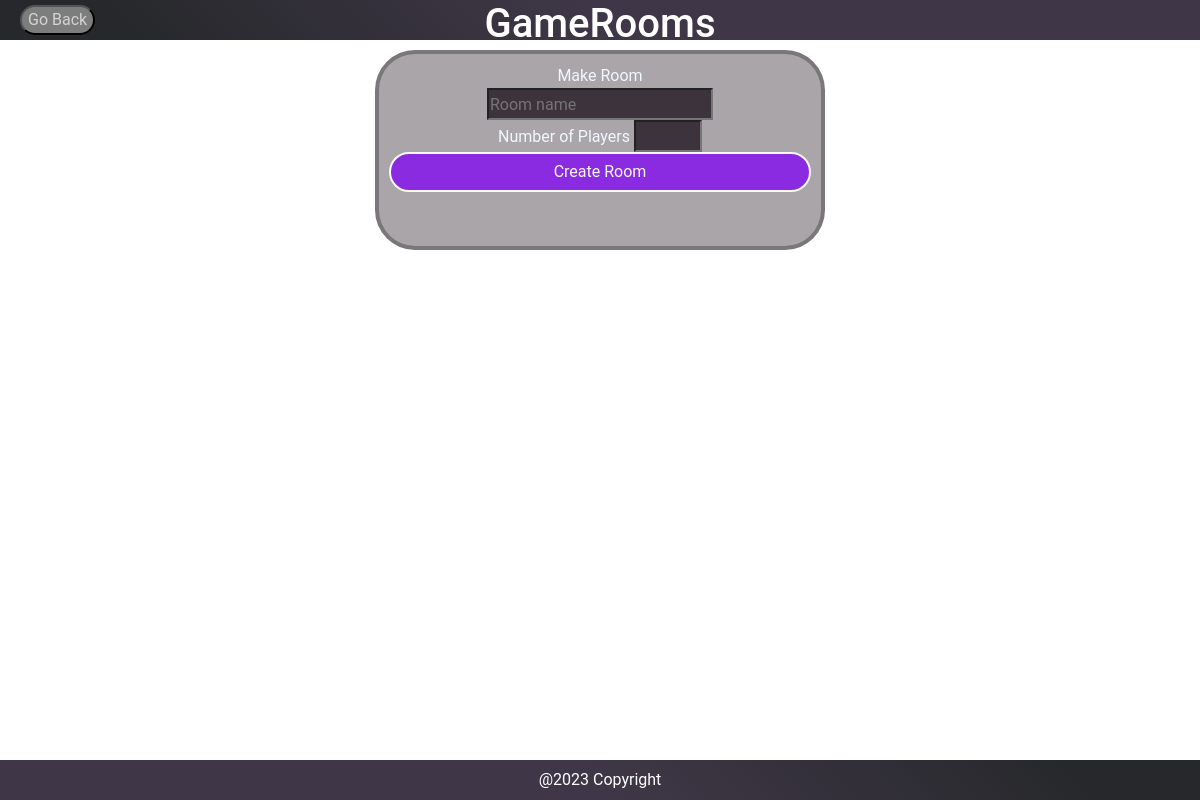
The app's page /rooms (signed in), older data.
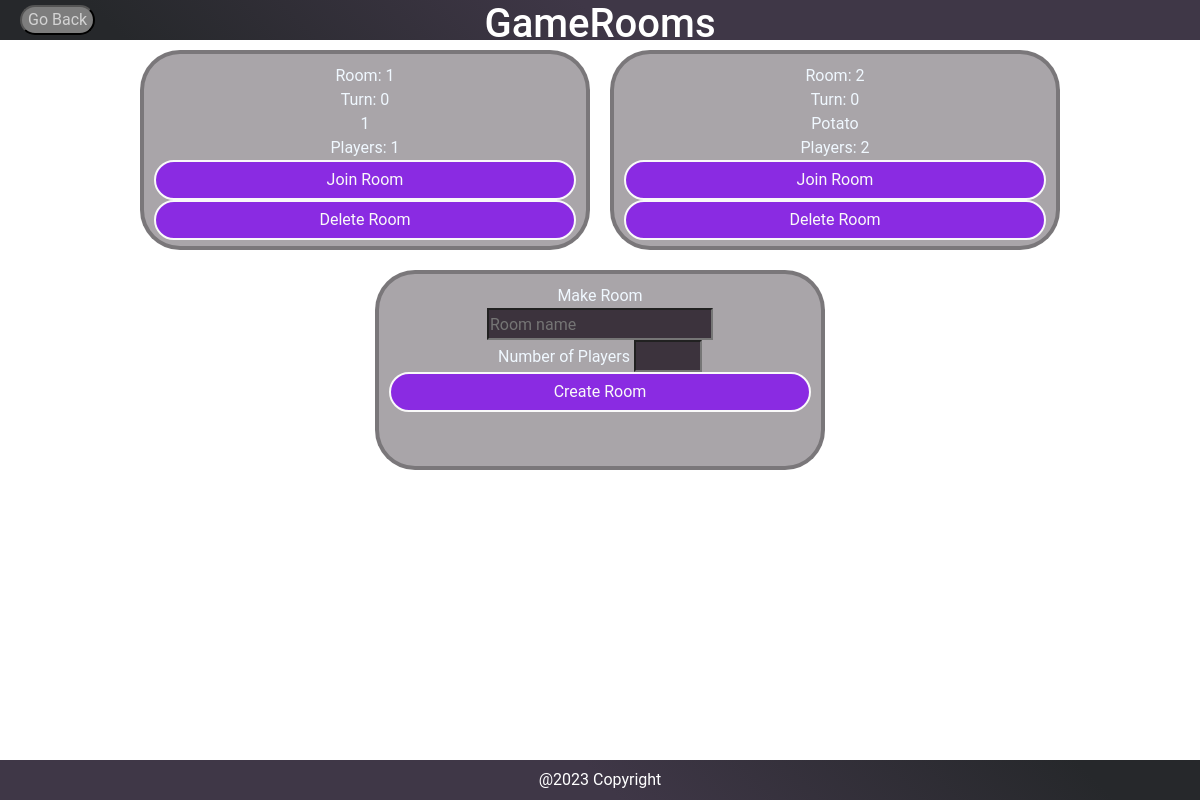
The same page, newer data.
### app/models.py (models this page shows, shortened)
class GameRoom(db.Model):
    username = db.Column(
        db.String(64), db.ForeignKey("user.username"), index=True
    )
    roomID = db.Column(db.Integer, unique=True, primary_key = True)
    roomName = db.Column(db.String(30))
    playerNumber = db.Column(db.Integer)
    turnNumber = db.Column(db.Integer)
    scenario = db.Column(db.String)

### app/routes.py (the view)
@app.route("/rooms", methods=['GET', 'POST'])
@login_required
def rooms():
    return handleRooms()

### app/controller.py (called while the page is built)
def handleRooms():
    user = User.query.filter_by(username=current_user.username).first_or_404()
    rooms = GameRoom.query.all()
    return render_template('rooms.html', user=user, rooms=rooms)

### app/models.py (called while the page is built)
    @login.user_loader
    def load_user(id):
        return User.query.get(int(id))

### app/templates/rooms.html (shortened to what this page needs)
{% extends 'baseHTML.html' %}
    {%block main%}
    <div class="container-fluid" id="topPage" >
        <button onclick = "window.open('/', '_parent')" id="GRbackButton" class="backButton"> Go Back</button>
        <h1 style="color:white">GameRooms</h1>
    </div>
    <div id="midPage" class="container-fluid">
        <div class="centerItems" >
            {%for room in rooms%}
            <div class="gameNodes">Room: {{room.roomID}}<br>Turn: {{room.turnNumber}} <br> {{room.roomName}} <br> Players: {{room.playerNumber}} <br>
                <form action="{{ url_for('joinRoom')}}" method="POST">
                    <input type="submit" value="Join Room">
                  </form>
                <form action="{{ url_for('deleteRoom')}}" method="POST">
                    <input type="submit" value="Delete Room">
                  </form>
            </div>
            {%endfor%}
            <div class="gameNodes">
                <div>
                    <form action="{{ url_for('createRoom', username=user.username) }}" method="POST">
                        Make Room<br>
                        <input type="text" name="room_name" placeholder="Room name" required><br>
                        Number of Players
                        <input type="number" name="num_players" min="1" max="4" required><br>
                        <input type="submit" value="Create Room">
                    </form>
                </div>
            </div>
        </div>
    </div>
    <div class="container-fluid" id="botPage">
        <div style="padding-top: 1vh; color:white">@2023 Copyright</div>
    </div>
{% endblock %}

### app/templates/baseHTML.html (shortened to what this page needs)
<!DOCTYPE html>
<html>
<head>
    <link href="https://cdn.jsdelivr.net/npm/bootstrap@5.2.3/dist/css/bootstrap.min.css" rel="stylesheet">
    <link href='https://unpkg.com/boxicons@2.1.4/css/boxicons.min.css' rel='stylesheet'>
    <link rel="stylesheet" href="{{ url_for('static', filename='css/loginPage.css') }}">
    <link rel="stylesheet" href="{{ url_for('static', filename='css/signup.css') }}">
    <link rel="stylesheet" href="{{ url_for('static', filename='css/mainPageStyle.css') }}">
</head>
<body>
{% block main %}
{% endblock %}
</body>
</html>

### app/static/css/loginPage.css (style rules this page uses)
input[type="submit"] { height: 40px; width: 100%; border: 2px solid; background: blueviolet; color: #f9f9f9; font: 18px; border-radius: 25px; cursor: pointer; outline: none; }

### app/static/css/signup.css (style rules this page uses)
input[type="submit"] { height: 40px; width: 100%; border: 2px solid; background: blueviolet; color: #f9f9f9; font: 18px; border-radius: 25px; cursor: pointer; outline: none; }

### app/static/css/mainPageStyle.css (style rules this page uses)
:root { --primary-color: #3F3747; --secondary-color: #26282B; --text-color: #ffffff; }
body { background: linear-gradient(225deg,rgb(63, 55, 71) 50%,rgb(38, 40, 43) 90%); font-family: 'Roboto', sans-serif; margin: 0; padding: 0; height: 100vh; }
#midPage { background-color: white; height: 90vh; text-align: center; animation-name: backgroundAni,entrance; animation-duration: 20s,2s; animation-iteration-count: infinite, 1; }
input { background-color:rgb(60, 51, 61); color: #aeaeae; height: 4vh; padding:1px; font-size: 2vh; }
#GRbackButton { position: absolute; left: 20px; top: 5px; }
.backButton { border-radius: 20px; background-color: rgb(125, 125, 125); color: lightgray; }
.gameNodes { border: rgb(52, 52, 52,0.4) 4px solid; border-radius: 40px; height: 200px; width: 450px; background-color: rgb(41, 32, 41, 0.4); color: aliceblue; padding: 10px; margin:10px; font-size:medium; }
#topPage { background-image: linear-gradient(225deg,var(--primary-color) 50%,var(--secondary-color) 90%); }
#botPage { background-image: linear-gradient(45deg,var(--primary-color) 50%,var(--secondary-color) 90%); }
#botPage, #topPage { text-align: center; height: 5vh; }
#midPage { max-height: 90vh; overflow-y: auto; }
.centerItems { display: flex; flex-wrap: wrap; justify-content: center; align-items: center; }

Row changes from the older to the newer data that the page shows:
added GameRoom: roomID "1", turnNumber "0", roomName "1", playerNumber "1"
added GameRoom: roomID "2", turnNumber "0", roomName "Potato", playerNumber "2"
